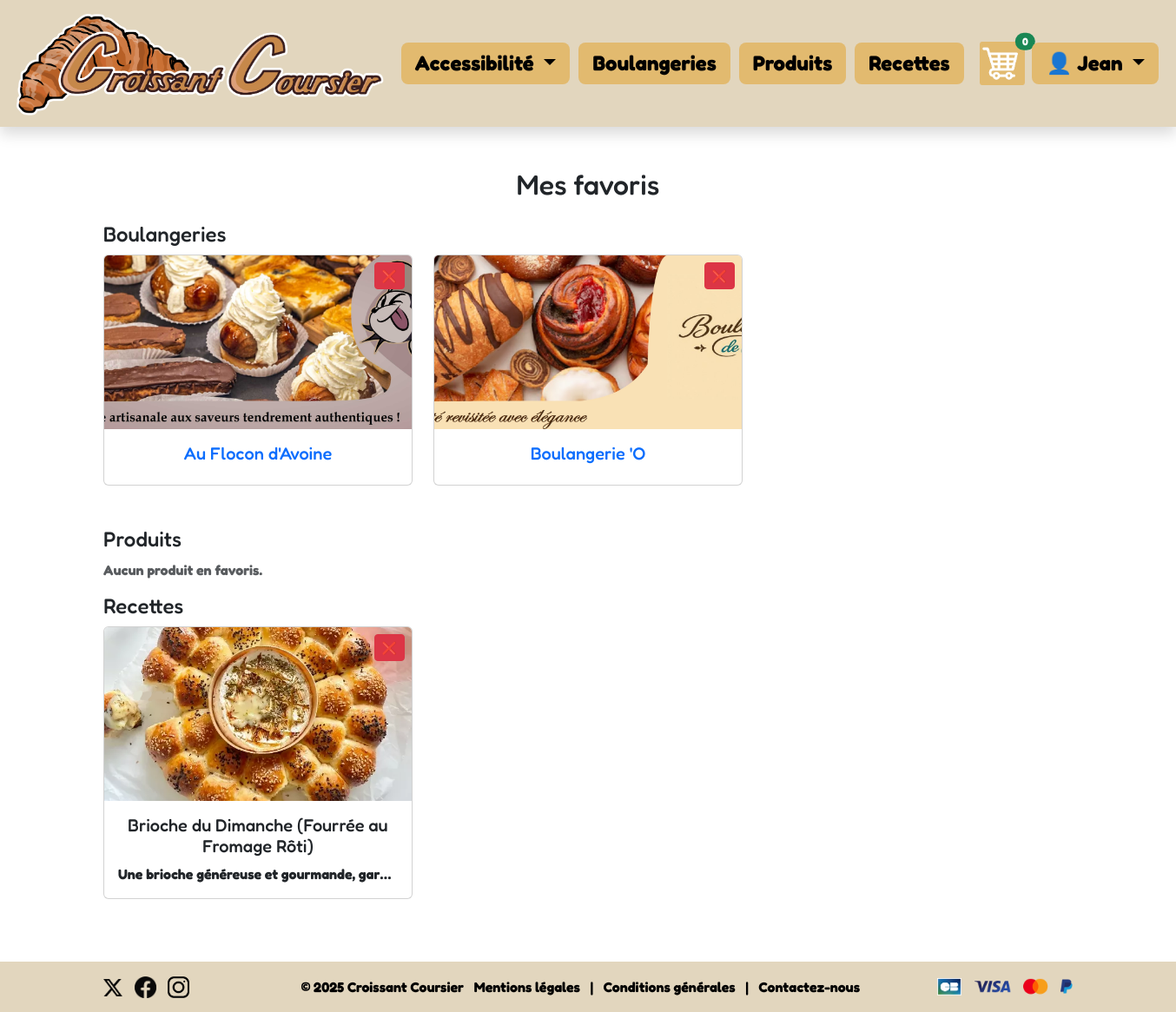
/mesfavoris.php (signed in), run on the app's committed database.
### tables this page shows
CREATE TABLE `site_config` (
  `id` int NOT NULL,
  `logo_url` text
);

CREATE TABLE `users` (
  `id` int NOT NULL,
  `password` varchar(255) NOT NULL,
  `created_at` timestamp NULL DEFAULT CURRENT_TIMESTAMP,
  `email` varchar(255) NOT NULL,
  `role` varchar(50) DEFAULT 'user',
  `nom` varchar(255) DEFAULT NULL,
  `prenom` varchar(255) DEFAULT NULL,
  `carte` varchar(20) DEFAULT NULL,
  `boulangerie` varchar(100) DEFAULT NULL,
  `ccv` varchar(5) DEFAULT NULL,
  `expiration` varchar(10) DEFAULT NULL,
  `pays` varchar(100) DEFAULT NULL,
  `region` varchar(100) DEFAULT NULL,
  `ville` varchar(100) DEFAULT NULL,
  `rue` varchar(255) DEFAULT NULL
);

CREATE TABLE `boulangeries` (
  `id` int NOT NULL,
  `nom` varchar(255) DEFAULT NULL,
  `image_url` text
);

CREATE TABLE `recettes` (
  `id` int NOT NULL,
  `boulangeries_id` int DEFAULT NULL,
  `titre` varchar(255) NOT NULL,
  `description` text NOT NULL,
  `image_url` varchar(255) NOT NULL,
  `date_creation` datetime DEFAULT CURRENT_TIMESTAMP
);

### mesfavoris.php (the view, shortened to what this page needs)
<?php
require_once 'db.php';
require_once 'navbar.php';
$stmt = $pdo->prepare("SELECT b.nom, b.image_url FROM favoris_boulangeries f JOIN boulangeries b ON f.bakery_name = b.nom WHERE f.user_email = ?");
$stmt->execute([$user]);
$favoris_boulangeries = $stmt->fetchAll();
$stmt = $pdo->prepare("SELECT p.* FROM favoris_produits f JOIN products p ON f.product_id = p.id WHERE f.user_email = ?");
$stmt->execute([$user]);
$favoris_produits = $stmt->fetchAll();
$stmt = $pdo->prepare("SELECT r.* FROM favoris_recettes f JOIN recettes r ON f.recette_id = r.id WHERE f.user_email = ?");
$stmt->execute([$user]);
$favoris_recettes = $stmt->fetchAll();
?>
<link href="https://cdn.jsdelivr.net/npm/bootstrap@5.3.0/dist/css/bootstrap.min.css" rel="stylesheet">
<div class="container py-4">
    <h2 class="mb-4 text-center">Mes favoris</h2>
    <h4>Boulangeries</h4>
    <?php if (empty($favoris_boulangeries)): ?>
        <p class="text-muted">Aucune boulangerie en favoris.</p>
    <?php else: ?>
        <div class="row g-4 mb-5">
            <?php foreach ($favoris_boulangeries as $b): ?>
                <div class="col-md-4">
                    <div class="card position-relative h-100">
                        <form method="POST" class="position-absolute top-0 end-0 m-2">
                            <button type="submit" class="btn btn-sm btn-danger" title="Retirer des favoris">❌</button>
                        </form>
                        <a href="boulangerie.php?nom=<?= urlencode($b['nom']) ?>" class="text-decoration-none">
                            <img src="<?= htmlspecialchars($b['image_url']) ?>" class="card-img-top" alt="Boulangerie" style="height: 200px; object-fit: cover;">
                            <div class="card-body text-center">
                                <h5 class="card-title"><?= htmlspecialchars($b['nom']) ?></h5>
                            </div>
                        </a>
                    </div>
                </div>
            <?php endforeach; ?>
        </div>
    <?php endif; ?>
    <h4>Produits</h4>
    <?php if (empty($favoris_produits)): ?>
        <p class="text-muted">Aucun produit en favoris.</p>
    <?php endif; ?>
<h4>Recettes</h4>
<?php if (empty($favoris_recettes)): ?>
    <p class="text-muted">Aucune recette en favoris.</p>
<?php else: ?>
    <div class="row g-4 mb-5">
        <?php foreach ($favoris_recettes as $r): ?>
            <div class="col-md-4">
                <div class="card h-100 position-relative" data-bs-toggle="modal" data-bs-target="#recetteModal<?= $r['id'] ?>" style="cursor: pointer;">
                    <form method="POST" class="position-absolute top-0 end-0 m-2">
                        <button type="submit" class="btn btn-sm btn-danger" title="Retirer des favoris" onclick="event.stopPropagation()">❌</button>
                    </form>
                    <img src="<?= htmlspecialchars($r['image_url']) ?>" class="card-img-top" style="height: 200px; object-fit: cover;" alt="Recette">
                    <div class="card-body text-center">
                        <h5 class="card-title"><?= htmlspecialchars($r['titre']) ?></h5>
                        <p class="card-text text-truncate" style="max-height: 4.5em; overflow: hidden;"><?= htmlspecialchars($r['description']) ?></p>
                    </div>
                </div>
            </div>
        <?php endforeach; ?>
    </div>
<?php endif; ?>
</div>
<?php require_once 'footer.php'; ?>
</body>
</html>

### navbar.php (shortened to what this page needs)
<?php
$stmt = $pdo->query("SELECT logo_url FROM site_config LIMIT 1");
$logo = $stmt->fetchColumn();
$cart_count = 0;
$user = $_SESSION['user'] ?? null;
$prenom = null;
if ($user) {
    $stmt = $pdo->prepare("SELECT prenom FROM users WHERE email = ?");
    $stmt->execute([$user]);
    $prenom = $stmt->fetchColumn();
}
?>
<link href="https://cdn.jsdelivr.net/npm/bootstrap@5.3.0/dist/css/bootstrap.min.css" rel="stylesheet">
<nav class="navbar navbar-expand-lg shadow sticky-top mb-4">
  <div class="container-fluid">
    <a class="navbar-brand" href="index.php">
      <img src="<?= htmlspecialchars($logo) ?>" alt="Logo" style="max-height: 120px; width: auto;">
    </a>
    <div class="collapse navbar-collapse justify-content-end" id="navbarContent">
      <ul class="navbar-nav align-items-center">
<li class="nav-item dropdown">
  <div class="dropdown">
    <button class="nav-highlight dropdown-toggle border-0" type="button" data-bs-toggle="dropdown">
      Accessibilité
    </button>
  </div>
</li>
        <li class="nav-item">
          <a class="nav-item nav-highlight" href="boulangeries.php">Boulangeries</a>
        </li>
        <li class="nav-item">
          <a class="nav-item nav-highlight" href="produits.php">Produits</a>
        </li>
        <li class="nav-item">
          <a class="nav-item nav-highlight" href="recettes.php">Recettes</a>
        </li>
<li class="nav-item mx-2 position-relative">
  <a href="panier.php" class="d-inline-block position-relative">
    <img src="icon2.png" alt="Panier" style="height: 50px;">
    <span class="position-absolute top-0 start-100 translate-middle badge rounded-pill bg-success">
      <?= $cart_count ?>
    </span>
  </a>
</li>
        <li class="nav-item">
          <?php if (!$user): ?>
            <div class="dropdown">
              <button class="btn dropdown-toggle" type="button" data-bs-toggle="dropdown">
               <img src="icon1.png" alt="Panier" style="height: 50px;">
              </button>
              <div class="dropdown-menu dropdown-menu-end p-3" style="min-width: 300px;">
                <form method="POST" action="profil_login.php">
                  <div class="mb-2">
                    <input type="email" name="email" class="form-control" placeholder="Email" required>
                  </div>
                  <div class="mb-2">
                    <input type="password" name="password" class="form-control" placeholder="Mot de passe" required>
                  </div>
                  <button type="submit" class="btn btn-sm w-100" style="background-color: rgb(226, 186, 111);">Se connecter</button>
                </form>
                <div class="mt-2 text-center">
                  <a href="reset_password.php" class="mx-2 link">Mot de passe oublié</a> | <a href="inscription.php" class="mx-2 link">S'inscrire</a>
                </div>
              </div>
            </div>
          <?php else: ?>
            <div class="dropdown">
              <button class="nav-highlight dropdown-toggle border-0" type="button" data-bs-toggle="dropdown">
                👤 <?= htmlspecialchars($prenom ?? $user) ?>
                </button>
            </div>
          <?php endif; ?>
        </li>
      </ul>
    </div>
  </div>
</nav>

### navbar.php (style rules this page uses)
.navbar { background-color: rgb(226, 214, 190) !important; }
.nav-highlight { background-color:rgb(226, 186, 111) !important; border-radius: 8px; padding: 6px 16px !important; margin-right: 10px; font-weight: bold; font-size: 1.5rem; text-decoration: none !important; color: #000 !important; display: inline-block; }

### data on the page
site_config: logo_url (picture)
users: prenom "Jean"
boulangeries: image_url (picture), nom "Au Flocon d'Avoine"
boulangeries: image_url (picture), nom "Boulangerie 'O"
recettes: image_url (picture), titre "Brioche du Dimanche (Fourrée au Fromage Rôti)", description "Une brioche généreuse et gourmande, gar…"

### other printed values
$cart_count "0"
